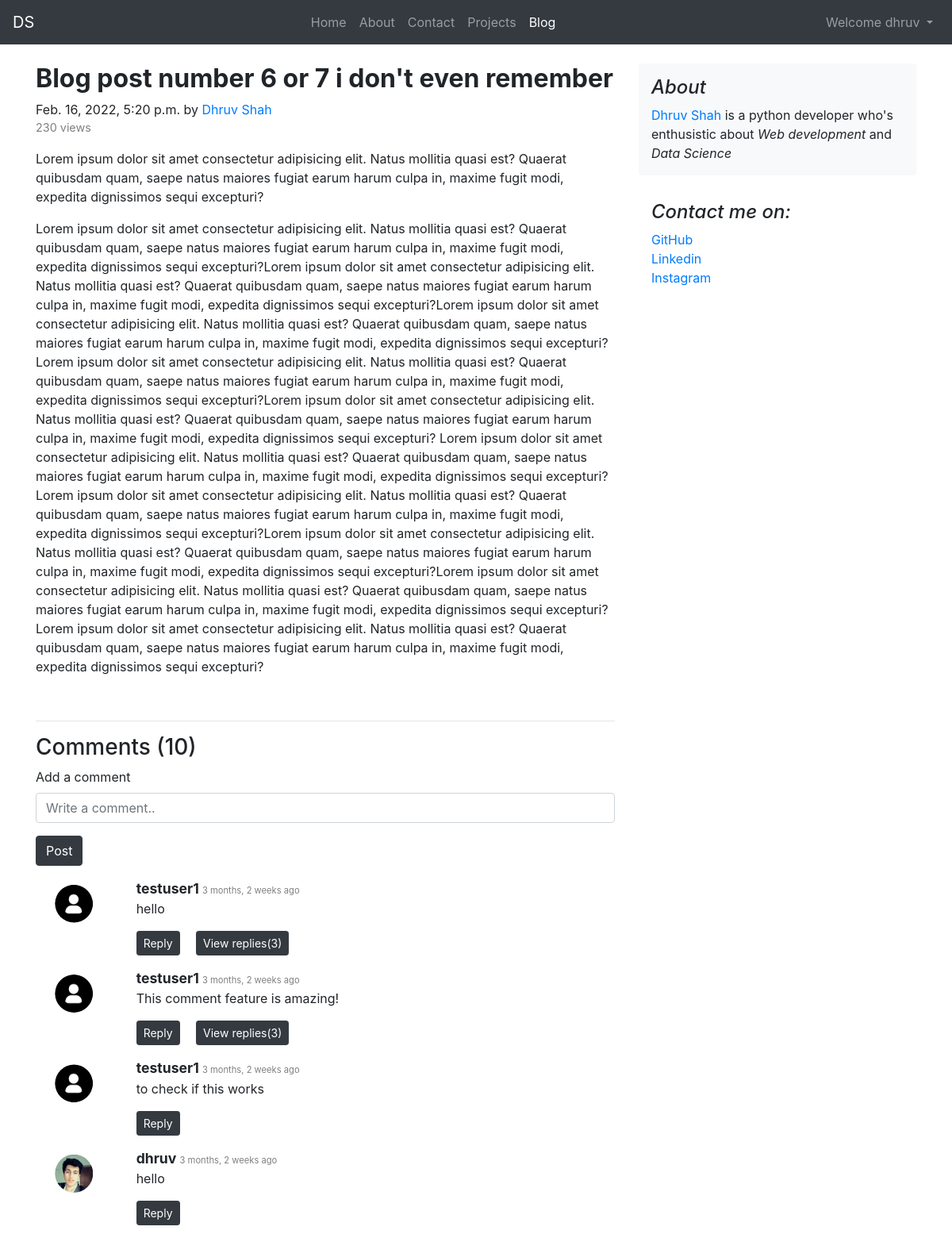
Screenshot of /blog/blog-post-number-6-or-7-i-dont-even-remember (signed in) with the database file from the repository.
### blog/models.py (models this page shows, shortened)
class Post(models.Model):
    sno = models.AutoField(primary_key=True)
    title = models.CharField(max_length=254)
    desc = models.TextField()
    content = models.TextField()
    upload_date = models.DateTimeField(auto_now_add=True)
    update_date = models.DateTimeField(auto_now=True)
    views = models.BigIntegerField(default=0)
    slug = models.SlugField(
        max_length=200, editable=True, null=True, blank=True)
    thumbnail = models.ImageField(upload_to="blog/images/")
    def save(self, *args, **kwargs):
        self.slug = slugify(self.title, allow_unicode=True)
        super(Post, self).save(*args, **kwargs)

class BlogComment(models.Model):
    sno = models.AutoField(primary_key=True)
    comment = models.TextField()
    user = models.ForeignKey(
        User, on_delete=models.CASCADE, related_name="user_comments")
    post = models.ForeignKey(
        Post, on_delete=models.CASCADE, related_name="blog_comments")
    parent = models.ForeignKey(
        'self', on_delete=models.CASCADE, null=True, related_name="replies")
    timestamp = models.DateTimeField(auto_now_add=True)

### home/models.py (models this page shows, shortened)
class Profile(models.Model):
    user = models.OneToOneField(User, on_delete=models.CASCADE)
    profile_picture = models.ImageField(
        upload_to=upload_location, default='users/defaults/profile_pic.png')

### blog/views.py (the view)
# urls.py: path('<str:slug>', views.blogPost, name="blogPost"),
def blogPost(request, slug):
    post = Post.objects.filter(slug=slug).first()
    post.views += 1
    post.save()
    context = {'post': post}
    send_message(request)
    return render(request, "blog/blogpost.html", context)

### blog/templatetags/custom_tags.py (called while the page is built)
@register.filter(name='not_reply')
def not_reply(comment):
    return comment.filter(parent=None)

### home/extra_functions/send_message.py (called while the page is built)
def send_message(request):
    if ('message' in request.session):
        message = request.session['message']
        messages.add_message(
            request, messages.INFO, message['message_text'], extra_tags=message['extra_tags'])
        del request.session['message']

### templates/blog/blogpost.html (shortened to what this page needs)
{% extends 'base.html' %}
{% block blogactive %}active{% endblock blogactive %}
{% block body %}
{% load static %}
{% load humanize %}
{% load custom_tags %}
<div class="container mt-4">
    <div class="row">
        <div class="col-md-8 blog-main">
            <div class="blog-post">
                <h2 class="blog-post-title"><b>{{post.title}}</b></h2>
                <p style="margin-bottom:0;" class="blog-post-meta">{{post.upload_date}} by
                    <a href="#"> Dhruv Shah </a>
                </p>
                <p style="font-size:0.9rem; color:grey;"> {{post.views}} views </p>
                <p>{{post.desc|safe}}</p>
                <p>{{post.content|safe}}</p>
            </div>
            <br>
            <hr>
            <h3> Comments ({{post.blog_comments.all.count}}) </h3>
            {% if user.is_authenticated %}
                <form action="/blog/postcomment" method="post"> {% csrf_token %}
                    <div class="form-group">
                        <label for="comment"> Add a comment </label>
                        <input type="text" class="form-control" id="comment_input" name="comment_input"
                            placeholder="Write a comment.." required>
                    </div>
                    <button type="submit" class="btn btn-dark" id="post_comment_button"> Post </button>
            {% else %}
                <p>Please <a data-toggle="modal" data-target="#login_modal" name="login_link" id="login_link"
                        data-dismiss="modal" aria-label="Close" class="extended-link"> Log-in</a> to post a comment </p>
            {% endif %}
                </form>
            {% if not post.blog_comments.all %}
                <br>
                <h4> No comments yet. Be the first to comment. </h4>
            {% else %}
                {% for comment in post.blog_comments.all|not_reply %}
                    <div class="row my-3">
                        <div class="col-md-2 mt-2 d-flex justify-content-center">
                            <img src="/media/{{comment.user.profile.profile_picture}}"
                                style="height:3rem;clip-path: fill-box circle();">
                        </div>
                        <div class="col-md-10">
                            <b style="font-size:1.1rem;"> {{comment.user.username}} </b>
                            <span style="font-size:0.7rem; color:grey; margin:0;"> {{comment.timestamp|naturaltime}} </span>
                            <p> {{comment.comment}} </p>
                            <div class="reply">
                                {% if user.is_authenticated %}
                                <a class="btn btn-sm btn-dark mr-2" data-toggle="collapse" href="#reply_form_box{{comment.sno}}"
                                    role="button" aria-expanded="false" aria-controls="reply_form_box{{comment.sno}}">
                                    Reply
                                </a>
                                {% else %}
                                <a class="btn btn-sm btn-dark mr-2"  data-toggle="modal" data-target="#login_modal" name="login_link" id="login_link" data-dismiss="modal" aria-label="Close">
                                    Reply
                                </a>
                                {% endif %}
                                {% if comment.replies.all %}
                                <a class="btn btn-sm btn-dark mx-2" data-toggle="collapse" href="#replybox{{comment.sno}}"
                                    role="button" aria-expanded="false" aria-controls="replybox{{comment.sno}}">
                                    View replies({{comment.replies.all.count}})
                                </a>
                                {% endif %}
                            </div>
                        </div>
                    </div>
                {% endfor %}
            {% endif %}
        </div>
    <aside class="col-md-4 blog-sidebar">
        <div class="p-3 mb-3 bg-light rounded">
            <h4 class="font-italic">About</h4>
            <p class="mb-0"> <a href='/#Dhruv'>Dhruv Shah</a> is a python
                developer who's enthusistic about <em> Web development </em> and <em> Data Science </em> </p>
        </div>
        <div class="p-3">
            <h4 class="font-italic"> Contact me on: </h4>
            <ol class="list-unstyled">
                <li>
                    <a href="https://github.com/dhruv9449">GitHub</a>
                </li>
                <li>
                    <a href="https://www.linkedin.com/in/dhruvshah9449/">Linkedin</a>
                </li>
                <li>
                    <a href="https://www.instagram.com/dhruv9449/">Instagram</a>
                </li>
            </ol>
        </div>
    </aside>
</div>
</div>
{% endblock body %}

### templates/base.html (shortened to what this page needs)
<!doctype html>
<html lang="en">
<head>
  <link rel="stylesheet" href="https://cdn.jsdelivr.net/npm/bootstrap@4.6.1/dist/css/bootstrap.min.css"
>
</head>
<body>
  <nav class="navbar navbar-expand-lg navbar-dark bg-dark">
    <a class="navbar-brand" href="/"> DS </a>
    <div class="collapse navbar-collapse" id="navbarSupportedContent">
      <ul class="navbar-nav mx-auto">
        <li class="nav-item {% block homeactive %}{% endblock homeactive %}">
          <a class="nav-link" href="/"> Home <span class="sr-only">(current)</span></a>
        </li>
        <li class="nav-item {% block aboutactive %}{% endblock aboutactive %}">
          <a class="nav-link" href="/about"> About </a>
        </li>
        <li class="nav-item {% block contactactive %}{% endblock contactactive %}">
          <a class="nav-link" href="/contact"> Contact </a>
        </li>
        <li class="nav-item {% block projectsactive %}{% endblock projectsactive %}">
          <a class="nav-link" href="/projects"> Projects </a>
        </li>
        <li class="nav-item {% block blogactive %}{% endblock blogactive %}">
          <a class="nav-link" href="/blog"> Blog </a>
        </li>
      </ul>
      {% if user.is_authenticated %}
      <ul class="navbar-nav">
        <li class="nav-item dropdown">
          <a class="nav-link dropdown-toggle" href="#" id="navbarDropdown" role="button" data-toggle="dropdown" aria-expanded="false">
            Welcome {{request.user}}
          </a>
        </li>
      </ul>
      {% else %}
      <a class="login_button nav-link" data-toggle="modal" data-target="#login_modal" name="login_button"
        id="login_button"> Login </a>
      {% endif %}
    </div>
  </nav>
  {% block body %}{% endblock body %}
</body>
</html>

### rows the page displays
Post: title "Blog post number 6 or 7 i don't even remember", upload_date "Feb. 16, 2022, 5:20 p.m.", views "230", desc "Lorem ipsum dolor sit amet consectetur adipisicing elit. Natus mollitia quasi est? Quaerat quibusdam quam, saepe natus maiores fugiat earum harum culpa in, maxime fugit modi, expedita dignissimos sequi excepturi?", content "Lorem ipsum dolor sit amet consectetur adipisicing elit. Natus mollitia quasi est? Quaerat quibusdam quam, saepe natus maiores fugiat earum harum culpa in, maxime fugit modi, expedita dignissimos sequi excepturi?Lorem ipsum dolor sit amet consectetur adipisicing elit. Natus mollitia quasi est? Quaerat quibusdam quam, saepe natus maiores fugiat earum harum culpa in, maxime fugit modi, expedita dignissimos sequi excepturi?Lorem ipsum dolor sit amet consectetur adipisicing elit. Natus mollitia quasi est? Quaerat quibusdam quam, saepe natus maiores fugiat earum harum culpa in, maxime fugit modi, expedita dignissimos sequi excepturi? Lorem ipsum dolor sit amet consectetur adipisicing elit. Natus…", blog_comments.all.count "10"
BlogComment: user.profile.profile_picture (picture), user.username "testuser1", timestamp "3 months, 2 weeks ago", comment "hello", replies.all.count "3"
BlogComment: user.profile.profile_picture (picture), user.username "testuser1", timestamp "3 months, 2 weeks ago", comment "This comment feature is amazing!", replies.all.count "3"
BlogComment: user.profile.profile_picture (picture), user.username "testuser1", timestamp "3 months, 2 weeks ago", comment "to check if this works"
BlogComment: user.profile.profile_picture (picture), user.username "dhruv", timestamp "3 months, 2 weeks ago", comment "hello"

### other values shown
{{ request.user }} "dhruv"
